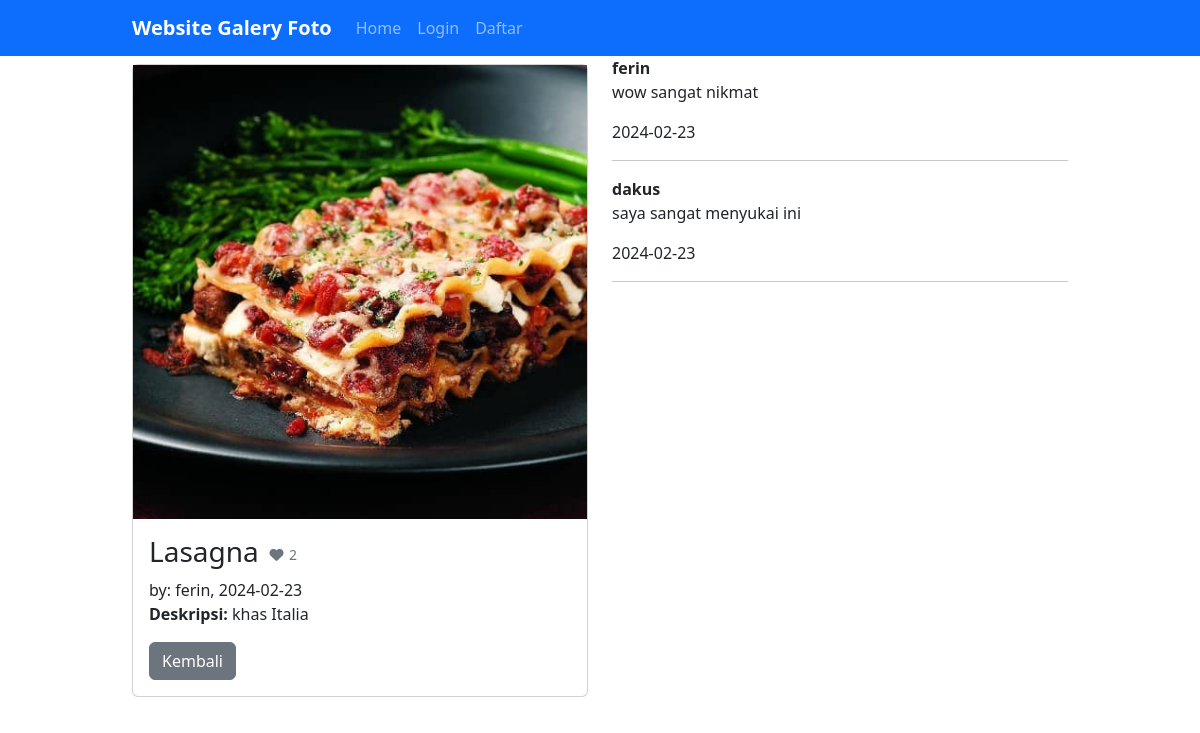
/?url=detail&&id=21, run on the app's committed database.
### tables this page shows
CREATE TABLE `foto` (
  `fotoid` int(11) NOT NULL,
  `judulfoto` varchar(255) NOT NULL,
  `deskripsifoto` text NOT NULL,
  `tanggalunggah` date NOT NULL,
  `lokasifile` varchar(255) NOT NULL,
  `albumid` int(11) NOT NULL,
  `userid` int(11) NOT NULL
);

CREATE TABLE `user` (
  `userid` int(11) NOT NULL,
  `username` varchar(255) NOT NULL,
  `password` varchar(255) NOT NULL,
  `email` varchar(255) NOT NULL,
  `namalengkap` varchar(255) NOT NULL,
  `alamat` text NOT NULL
);

CREATE TABLE `komentarfoto` (
  `komentarid` int(11) NOT NULL,
  `fotoid` int(11) NOT NULL,
  `userid` int(11) NOT NULL,
  `isikomentar` text NOT NULL,
  `tanggalkomentar` date NOT NULL
);

### page/detail.php (the view, shortened to what this page needs)
<?php
$details=mysqli_query($conn, "SELECT * FROM foto INNER JOIN user ON foto.userid=user.userid WHERE foto.fotoid='$_GET[id]'");
$data=mysqli_fetch_array($details);
$likes=mysqli_num_rows(mysqli_query($conn, "SELECT * FROM likefoto WHERE fotoid='$_GET[id]'"));
$cek=mysqli_num_rows(mysqli_query($conn, "SELECT * FROM likefoto WHERE fotoid='$_GET[id]' AND userid='".@$_SESSION['userid']."'"));
?>
<div class="container">
    <div class="row">
        <div class="col-6 mt-2">
            <div class="card mb-2">
            <img src="uploads/<?= $data['lokasifile'] ?>" alt="<?= $data['judulfoto']?>" class="object-fit-cover">
            <div class="card-body">
            <h3 class="card-title"><?= $data['judulfoto'] ?><a href="<?php if(isset($_SESSION['userid'])){echo
                 '?url=like&&id='.$data['fotoid'].'';}else{echo 'login.php';} ?>" class="btn btn-sm <?php if($cek==0){ echo "text-secondary"; }else{ echo "text-danger"; } ?>"><i class="fa-solid fa-fw fa-heart"></i> <?= $likes ?></a></h3
            <small class="text-muted mb-3">by: <?= $data['username'] ?>, <?= $data['tanggalunggah']?></small>
            <p><strong>Deskripsi:</strong> <?= $data['deskripsifoto']?></p>
            <form action="?url=detail" method="post">
                <div class="form-group d-flex flex-row">
                    <a href="?url=home" class="btn btn-secondary">Kembali</a>
                </div>
            </form>
            </div>
            </div>
        </div>
            <div class="col-6">
               <?php
                $komen=mysqli_query($conn, "SELECT * FROM komentarfoto INNER JOIN user ON komentarfoto.userid=user.userid INNER JOIN foto ON komentarfoto.fotoid=foto.fotoid WHERE komentarfoto.fotoid='$_GET[id]'");
               foreach($komen as $komens):
               ?>
               <p class="mb-0 fw-bold"><?= $komens['username'] ?></p>
               <p class="mb-"><?= $komens['isikomentar'] ?></p>
               <p class="text-muted-small mb-0"><?= $komens['tanggalkomentar']?></p>
               <hr>
               <?php endforeach; ?>
</div>
    </div>
    </div>

### assets/css/style.css (style rules this page uses)
.container { width: 80%; margin: 0 auto; }
.container:after { content: ''; display: block; clear: both; }

### data on the page
foto: lokasifile (picture), judulfoto "Lasagna", userid.username "ferin", tanggalunggah "2024-02-23", deskripsifoto "khas Italia"
komentarfoto: userid.username "ferin", isikomentar "wow sangat nikmat", tanggalkomentar "2024-02-23"
komentarfoto: userid.username "dakus", isikomentar "saya sangat menyukai ini", tanggalkomentar "2024-02-23"

### other printed values
$likes "2"
